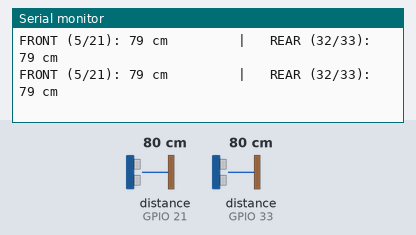
The sketch below on a simulated ESP32. Parts: the last lines printed to the serial monitor. Wiring (inferred from the names in the program): 2 × ultrasonic range finder: trigger GPIO 5, echo GPIO 21 / trigger GPIO 32, echo GPIO 33. The test bench sets the inputs (shaded band); at power-on: distance to the obstacle (sensors on GPIO 21, GPIO 33) 80 cm. The echo pulse lasts 58.3 µs per cm.

Above: at 2.2 s.
2.3 s: distance to the obstacle (sensor on GPIO 21) set to 2 cm
At 3.0 s:
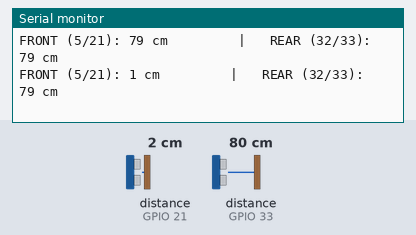
3.8 s: distance to the obstacle (sensor on GPIO 33) set to 2 cm
At 4.5 s:
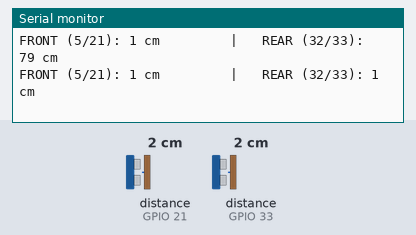
5.3 s: distance to the obstacle (sensor on GPIO 21) set to 4 cm
At 6.0 s:
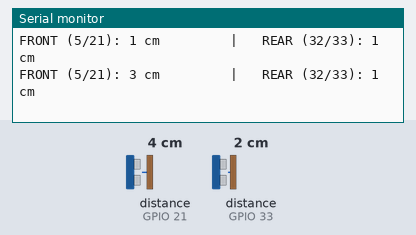
6.8 s: distance to the obstacle (sensor on GPIO 33) set to 4 cm
At 7.5 s:
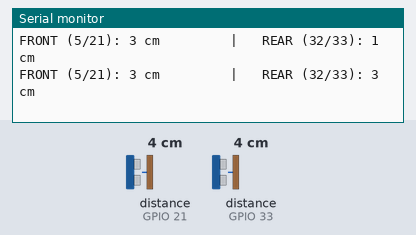
Timing chart, 0 to 9.3 s (numbered marks = the images above; inputs shaded):
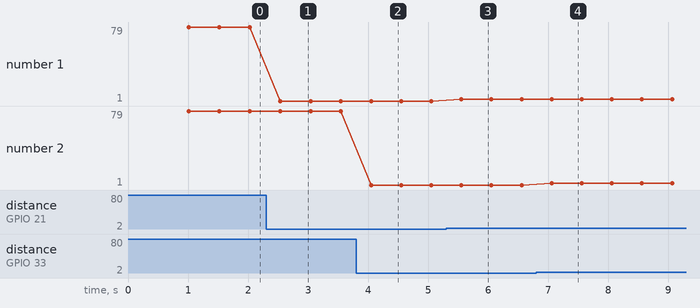

The sketch:

HC_SR04_testing.ino
```cpp
// --- NEW SAFE PIN DEFINITIONS ---
#define FRONT_TRIG 5
#define FRONT_ECHO 21

#define REAR_TRIG 32   // Moved from 4
#define REAR_ECHO 33   // Moved from 16

void setup() {
    Serial.begin(115200);

    pinMode(FRONT_TRIG, OUTPUT);
    pinMode(FRONT_ECHO, INPUT);
    pinMode(REAR_TRIG, OUTPUT);
    pinMode(REAR_ECHO, INPUT);

    Serial.println("--- Testing Safe Pins (32 & 33) ---");
    delay(1000);
}

int getDistance(int trigPin, int echoPin) {
    digitalWrite(trigPin, LOW);
    delayMicroseconds(2);
    digitalWrite(trigPin, HIGH);
    delayMicroseconds(10);
    digitalWrite(trigPin, LOW);

    long duration = pulseIn(echoPin, HIGH, 30000);
    if (duration == 0) return 999;
    return duration * 0.034 / 2;
}

void loop() {
    int frontDist = getDistance(FRONT_TRIG, FRONT_ECHO);
    int rearDist = getDistance(REAR_TRIG, REAR_ECHO);

    Serial.print("FRONT (5/21): ");
    if (frontDist == 999) Serial.print("CLEAR (>3m)   ");
    else { Serial.print(frontDist); Serial.print(" cm         "); }

    Serial.print("|   REAR (32/33): ");
    if (rearDist == 999) Serial.println("CLEAR (>3m)");
    else { Serial.print(rearDist); Serial.println(" cm"); }

    delay(500);
}
```

Measured:
- after the input at 2.3 s, the serial monitor: prints a new line after 0.24 s (image 1)
- after the input at 3.8 s, the serial monitor: prints a new line after 0.25 s (image 2)
- after the input at 5.3 s, the serial monitor: prints a new line after 0.26 s (image 3)
- after the input at 6.8 s, the serial monitor: prints a new line after 0.26 s (image 4)
- plotted number 1: 79 → 1 after the input at 2.3 s, 1 → 3 after the input at 5.3 s
